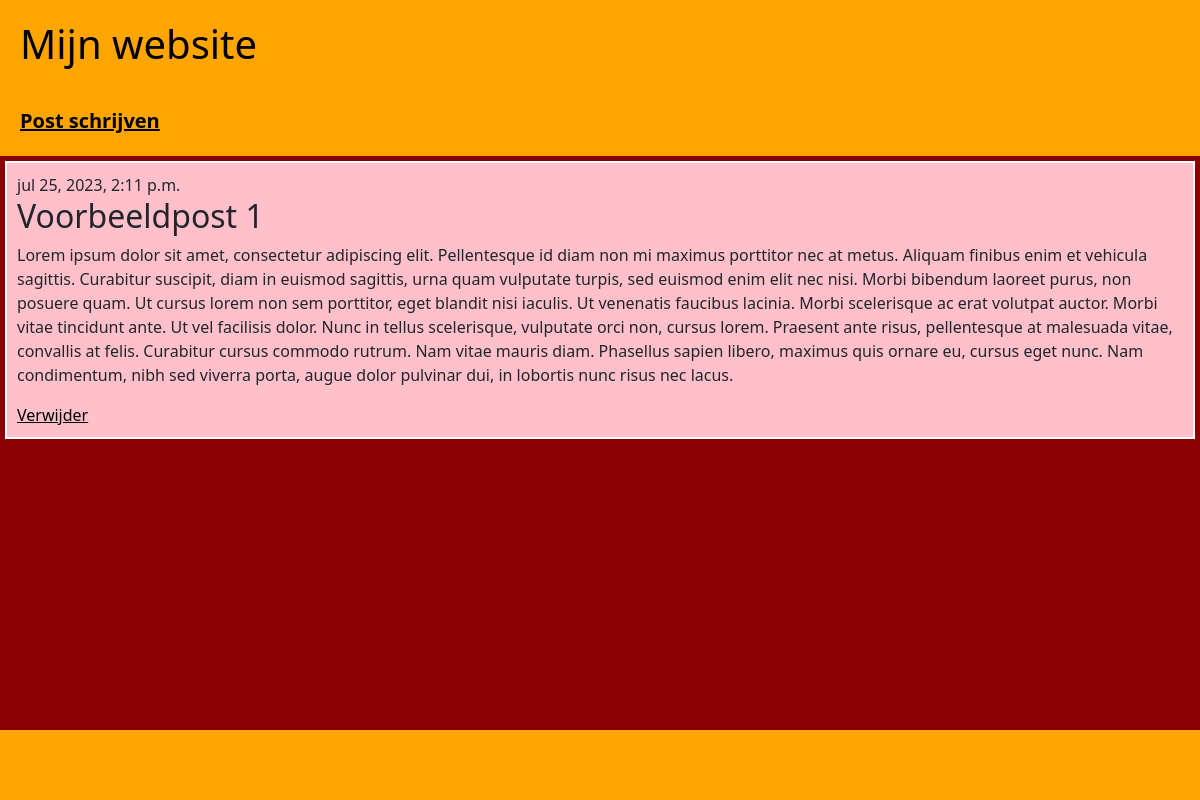
The app's page /post/1/ with its own data.
### blog/models.py (models this page shows, shortened)
class Post(models.Model):
   author = models.ForeignKey(settings.AUTH_USER_MODEL, on_delete=models.CASCADE)
   title = models.CharField(max_length=200)
   text = models.TextField()
   created_date = models.DateTimeField(default=timezone.now)
   published_date = models.DateTimeField(blank=True, null=True)

### blog/views.py (the view)
# urls.py: path('post/<int:pk>/', views.post_detail, name='post_inhoud'),
def post_detail(request, pk):
    post = get_object_or_404(Post, pk=pk)
    return render(request, 'blog/post_inhoud.html', {'post': post})

### blog/templates/blog/post_inhoud.html
{% extends 'blog/base.html' %}
{% block inhoud %}
<article class="post">
{% if post.published_date %}
<time class="date">
{{ post.published_date }}
</time>
{% endif %}
<h2>{{ post.title }}</h2>
<p>{{ post.text|linebreaksbr }}</p>
<a href="{% url 'delete' post.id %}">Verwijder</a>
</article>
{% endblock %}

### blog/static/css/stijl.css (style rules this page uses)
body { background-color: darkred; }
article { background-color: pink; display: block; padding: 10px; margin: 5px; border: 2px solid white; }
a { color: black; }

### records on screen
Post: published_date "jul 25, 2023, 2:11 p.m.", title "Voorbeeldpost 1", text "Lorem ipsum dolor sit amet, consectetur adipiscing elit. Pellentesque id diam non mi maximus porttitor nec at metus. Aliquam finibus enim et vehicula sagittis. Curabitur suscipit, diam in euismod sagittis, urna quam vulputate turpis, sed euismod enim elit nec nisi. Morbi bibendum laoreet purus, non posuere quam. Ut cursus lorem non sem porttitor, eget blandit nisi iaculis. Ut venenatis faucibus lacinia. Morbi scelerisque ac erat volutpat auctor. Morbi vitae tincidunt ante. Ut vel facilisis dolor. Nunc in tellus scelerisque, vulputate orci non, cursus lorem. Praesent ante risus, pellentesque at malesuada vitae, convallis at felis. Curabitur cursus commodo rutrum. Nam vitae mauris diam.…"
